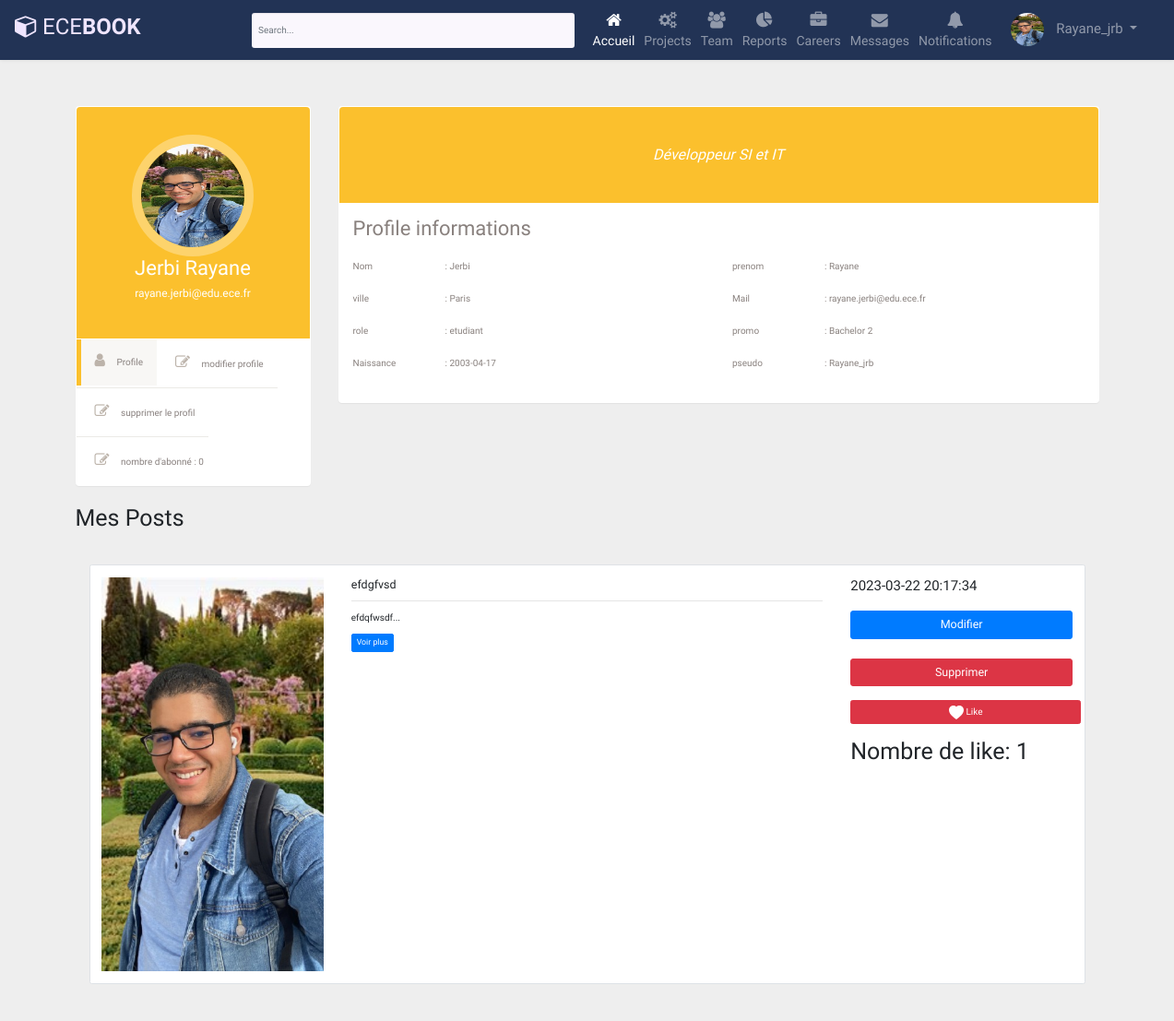
Page /views/profile.php (signed in) on the committed database.
### tables this page shows
CREATE TABLE IF NOT EXISTS `utilisateur` (
  `id_user` int NOT NULL AUTO_INCREMENT,
  `nom` varchar(255) DEFAULT NULL,
  `prenom` varchar(255) DEFAULT NULL,
  `image` varchar(255) NOT NULL,
  `ville` varchar(255) DEFAULT NULL,
  `adressemail` varchar(255) DEFAULT NULL,
  `mdp` varchar(255) DEFAULT NULL,
  `roll` enum('etudiant','professeur','admin') DEFAULT 'etudiant',
  `promo` varchar(255) DEFAULT NULL,
  `datedenaissance` date DEFAULT NULL,
  `description` varchar(255) DEFAULT NULL,
  `pseudo` varchar(255) DEFAULT NULL,
  `code_confirmation` varchar(255) NOT NULL,
  `confirmer` tinyint(1) NOT NULL,
  PRIMARY KEY (`id_user`)
);

CREATE TABLE IF NOT EXISTS `post` (
  `id_post` int NOT NULL AUTO_INCREMENT,
  `message` text,
  `image` varchar(255) DEFAULT NULL,
  `nomcrea` varchar(255) DEFAULT NULL,
  `titre` varchar(255) DEFAULT NULL,
  `id_user` int DEFAULT NULL,
  `pseudo` varchar(255) DEFAULT NULL,
  `publique` tinyint(1) DEFAULT '0',
  `date` timestamp NOT NULL DEFAULT CURRENT_TIMESTAMP,
  PRIMARY KEY (`id_post`),
  KEY `id_user` (`id_user`)
);

### controller/database.php (called while the page is built, shortened)
<?php
class Database{
    private static $dns;
    private static $user;
    private static $password;
    private static $database;
    public function __construct()
    {
        self::$dns = "mysql:host=localhost;dbname=ecebook;port=3306";
        self::$user = "root";
        self::$password = "";
        try {
            self::$database = new PDO(self::$dns, self::$user, self::$password);
            self::$database->setAttribute(PDO::ATTR_ERRMODE, PDO::ERRMODE_EXCEPTION);
        } catch(PDOException $e) {
            echo "Erreur de connexion à la base de données: " . $e->getMessage();
            die();
        }
    }
    public static function getInstance() {
        return self::$database;
    }
public function GetUserById($user_id) {
    $database = self::getInstance();
    $query = "SELECT * FROM utilisateur WHERE id_user = ?";
    $statement = $database->prepare($query);
    $statement->bindParam(1, $user_id, PDO::PARAM_INT);
    $statement->execute();
    $user = $statement->fetch(PDO::FETCH_ASSOC);
    return $user;
}
public function getAllPostsByIduser($id_user) {
    $database = self::getInstance();
    $query = "SELECT * FROM post WHERE id_user=:user_id";
    $statement = $database->prepare($query);
    $statement->bindParam(":user_id", $id_user);
    $statement->execute();
    return $statement->fetchAll();
}
    public function getCountforPostbyIdpost($id_post){
        $database = self::getInstance();
        $query = "SELECT count(*) FROM likes WHERE id_post=:id_post";
        $statement = $database->prepare($query);
        $statement->bindParam(":id_post", $id_post);
        $statement->execute();
        $count = $statement->fetch(PDO::FETCH_NUM);
        return $count[0];
    }
    function userLikesAnnonce($id_user,$id_post){
        $sql = "SELECT * FROM `likes` WHERE `id_user`= ? AND `id_post` = ?";
        $statementCHECK = self::$database->prepare($sql);
        $statementCHECK->execute(array( $id_user, $id_post ));
        if ( sizeof($statementCHECK->fetchAll()) == 0 ) {
            return true;
        }else{
            return false;
        }
    }
public function getSubsByUser2Id($user2_id)
{
    $database = self::getInstance();
    $query = "SELECT * FROM abonnement WHERE user2_id=:user2_id";
    try{
        $statement = $database->prepare($query);
        $statement->bindParam(':user2_id', $user2_id);
        $statement->execute();
        $results = $statement->fetchAll(PDO::FETCH_ASSOC);
        return $results;
    }catch(PDOException $e){
        echo "Error getting the subscribers: " . $e->getMessage();
        die();
    }
}
}

### model/profil.php (called while the page is built, shortened)
<?php
require_once("../controller/database.php");
if(!isset($_SESSION["id_user"])){
    header("Location:../views/connexion.php");
    exit();
} else {
    $db = new Database();
    $nb_abonnement = count($db->getSubsByUser2Id($_SESSION["id_user"]));
}
?>

### views/profile.php (the view, shortened to what this page needs)
<?php
require_once("../model/profil.php");
?>
<!DOCTYPE html>
<html lang="en">
<head>
    <link rel="stylesheet" href="../style/profile.css">
    <link rel="stylesheet" href="https://maxcdn.bootstrapcdn.com/bootstrap/3.3.7/css/bootstrap.min.css">
</head>
<body>
    <?php require("../model/navbar.php") ?>
<div class="container bootstrap snippets bootdey">
<div class="row">
  <div class="profile-nav col-md-3">
      <div class="panel">
          <div class="user-heading round">
              <a href="#">
                  <img src="../uploads/<?= $user["image"]  ?>" alt="">
              </a>
              <h1><?=  $user["nom"] . " " . $user["prenom"] ?></h1>
              <p><?=  $user["adressemail"] ?></p>
          </div>
          <ul class="nav nav-pills nav-stacked">
              <li class="active"><a href="#"> <i class="fa fa-user"></i> Profile</a></li>
              <li><a href="../views/updateUser.php"> <i class="fa fa-edit"></i> modifier profile</a></li>
              <li><a href="../model/deleteUser.php"> <i class="fa fa-edit"></i> supprimer le profil</a></li>
              <li><a href="#"> <i class="fa fa-edit"></i> nombre d'abonné : <?php echo $nb_abonnement ?></a></li>
          </ul>
      </div>
  </div>
  <div class="profile-info col-md-9">
        <div class="panel">
            <div class="bio-graph-heading">
                <?=  $user["description"] ?>
            </div>
            <div class="panel-body bio-graph-info">
                <h1>Profile informations </h1>
                <div class="row">
                    <div class="bio-row">
                        <p><span>Nom </span>: <?= $user["nom"]  ?></p>
                    </div>
                    <div class="bio-row">
                        <p><span>prenom </span>: <?=  $user["prenom"] ?></p>
                    </div>
                    <div class="bio-row">
                        <p><span>ville </span>: <?= $user["ville"]  ?></p>
                    </div>
                    <div class="bio-row">
                        <p><span>Mail</span>: <?= $user["adressemail"] ?></p>
                    </div>
                    <div class="bio-row">
                        <p><span>role </span>: <?=  $user["roll"] ?> </p>
                    </div>
                    <div class="bio-row">
                        <p><span>promo </span>: <?=  $user["promo"] ?></p>
                    </div>
                    <div class="bio-row">
                        <p><span>Naissance </span>: <?= $user["datedenaissance"] ?></p>
                    </div>
                    <div class="bio-row">
                        <p><span>pseudo </span>: <?=  $user["pseudo"] ?></p>
                    </div>
                </div>
            </div>
        </div>
    </div>
    </div>
    <h1>Mes Posts</h1>
    <?php
    $posts=$db->getAllPostsByIduser($user["id_user"]);
    foreach($posts as $post) :
        ?>
<section style="background-color: #eee;">
  <div class="container py-5">
    <div class="row justify-content-center mb-3">
      <div class="col-md-12 col-xl-15">
        <div class="card shadow-0 border rounded-3">
          <div class="card-body">
            <div class="row">
              <div class="col-md-12 col-lg-3 col-xl-3 mb-4 mb-lg-0">
                <div class="bg-image hover-zoom ripple rounded ripple-surface">
                  <img  src="../uploads/<?= $user["image"]  ?>"
                    class="w-100" />
                </div>
              </div>
              <div class="col-md-6 col-lg-6 col-xl-6">
                <h5><?= $post["titre"] ?></h5>
              <hr>
              <p class="preview"><?= nl2br(substr($post["message"], 0, 100)) ?>...</p>
  <button class="btn btn-primary btn-sm toggle-preview">Voir plus</button>
              </div>
              <div class="col-md-6 col-lg-3 col-xl-3 border-sm-start-none border-start">
                <div class="d-flex flex-row align-items-center mb-1">
                  <h4 class="mb-1 me-1"><?=  $post["date"] ?></h4>
                </div>
                <div class="d-flex flex-column mt-4">
                  <a class="btn btn-primary btn-lg"  href="./modifPostByUser.php?post_id=<?=  intval($post['id_post']) ; ?>&user_id=<?= intval($post['id_user']) ; ?>"> <i class="bi bi-trash"></i> Modifier</a>
                  <a class="btn btn-lg btn-square btn-danger text-danger-hover"   href="../model/deletePost.php?post_id=<?php echo intval($post['id_post']); ?>&user_id=<?php echo intval($post['id_user']); ?>"><i class="bi bi-trash"></i> Supprimer</a><br>
                  <?php
                            if ( $db->userLikesAnnonce($_SESSION['id_user'],$post["id_post"]) == true ) {
                                echo '
                                <a href="../model/addLikeUser.php?user_id='.$_SESSION['id_user'].'&post_id='.$post["id_post"].'" style="width: 250px" class="btn btn-danger mx-auto" style="width: 250px">
                                    <svg xmlns="http://www.w3.org/2000/svg" width="16" height="16" fill="currentColor" class="bi bi-heart-fill" viewBox="0 0 16 16">
                                    <path fill-rule="evenodd" d="M8 1.314C12.438-3.248 23.534 4.735 8 15-7.534 4.736 3.562-3.248 8 1.314z"/>
                                    </svg> Like
                                </a> &nbsp;&nbsp;&nbsp;
                                ';
                            }
                            ?>
                            <h1>Nombre de like:
                                <?php
                                $nombre = $db->getCountforPostbyIdpost($post["id_post"]);
                                echo "$nombre";
                                ?>
                            </h1>
                </div>
              </div>
            </div>
          </div>
        </div>
      </div>
    </div>
  </div>
</section>
<?php endforeach ; ?>
</body>
</html>

### model/navbar.php (shortened to what this page needs)
<?php
require_once("../controller/database.php");
if(isset($_SESSION["id_user"])){
	$db = new Database();
	$user = $db->GetUserById($_SESSION["id_user"]);
}
?>
<!DOCTYPE html>
<html lang="en">
<head>
<link rel="stylesheet" href="https://stackpath.bootstrapcdn.com/bootstrap/4.5.0/css/bootstrap.min.css">
<link rel="stylesheet" href="https://maxcdn.bootstrapcdn.com/font-awesome/4.7.0/css/font-awesome.min.css">
<link rel="stylesheet" href="../style/navbar.css">
</head>
<body>
<nav class="navbar navbar-expand-xl navbar-dark bg-dark">
	<a href="#" class="navbar-brand"><i class="fa fa-cube"></i>ECE<b>BOOK</b></a>
	<div id="navbarCollapse" class="collapse navbar-collapse justify-content-start">
		<?php if(isset($_SESSION["id_user"])) : ?>
		<form class="navbar-form form-inline">
			<div class="input-group search-box">
				<input type="text" class="form-control" id="live_search" autocomplete="off"
            		placeholder="Search...">
			</div>
		</form>
		<?php endif ; ?>
		<?php if(isset($_SESSION["id_user"])) : ?>
		<div class="navbar-nav ml-auto">
			<a href="../views/index2.php" class="nav-item nav-link active"><i class="fa fa-home"></i><span>Accueil</span></a>
			<a href="#" class="nav-item nav-link"><i class="fa fa-gears"></i><span>Projects</span></a>
			<a href="#" class="nav-item nav-link"><i class="fa fa-users"></i><span>Team</span></a>
			<a href="#" class="nav-item nav-link"><i class="fa fa-pie-chart"></i><span>Reports</span></a>
			<a href="#" class="nav-item nav-link"><i class="fa fa-briefcase"></i><span>Careers</span></a>
			<a href="#" class="nav-item nav-link"><i class="fa fa-envelope"></i><span>Messages</span></a>
			<a href="#" class="nav-item nav-link"><i class="fa fa-bell"></i><span>Notifications</span></a>
			<div class="nav-item dropdown">
				<a href="#" data-toggle="dropdown" class="nav-item nav-link dropdown-toggle user-action">
				<img src="../uploads/<?=  $user["image"] ?>" class="avatar" alt="Avatar"> <?=  $user["pseudo"] ?> </a>
			</div>
		</div>
        <?php endif ; ?>
	</div>
</nav>
</body>
</html>

### style/profile.css (style rules this page uses)
body { color: #797979; background: #f1f2f7; font-family: 'Open Sans', sans-serif; padding: 0px !important; margin: 0px !important; font-size: 13px; text-rendering: optimizeLegibility; -webkit-font-smoothing: antialiased; -moz-font-smoothing: antialiased; }
.profile-nav, .profile-info { margin-top: 30px; }
.profile-nav .user-heading { background: #fbc02d; color: #fff; border-radius: 4px 4px 0 0; -webkit-border-radius: 4px 4px 0 0; padding: 30px; text-align: center; }
.profile-nav .user-heading.round a { border-radius: 50%; -webkit-border-radius: 50%; border: 10px solid rgba(255, 255, 255, 0.3); display: inline-block; }
.profile-nav .user-heading a img { width: 112px; height: 112px; border-radius: 50%; -webkit-border-radius: 50%; }
.profile-nav .user-heading h1 { font-size: 22px; font-weight: 300; margin-bottom: 5px; }
.profile-nav .user-heading p { font-size: 12px; }
.profile-nav ul { margin-top: 1px; }
.profile-nav ul>li { border-bottom: 1px solid #ebeae6; margin-top: 0; line-height: 30px; }
.profile-nav ul>li:last-child { border-bottom: none; }
.profile-nav ul>li>a { border-radius: 0; -webkit-border-radius: 0; color: #89817f; border-left: 5px solid #fff; }
.profile-nav ul>li>a:hover, .profile-nav ul>li>a:focus, .profile-nav ul li.active a { background: #f8f7f5 !important; border-left: 5px solid #fbc02d; color: #89817f !important; }
.profile-nav ul>li:last-child>a:last-child { border-radius: 0 0 4px 4px; -webkit-border-radius: 0 0 4px 4px; }
.profile-nav ul>li>a>i { font-size: 16px; padding-right: 10px; color: #bcb3aa; }
.bio-graph-heading { background: #fbc02d; color: #fff; text-align: center; font-style: italic; padding: 40px 110px; border-radius: 4px 4px 0 0; -webkit-border-radius: 4px 4px 0 0; font-size: 16px; font-weight: 300; }
.bio-graph-info { color: #89817e; }
.bio-graph-info h1 { font-size: 22px; font-weight: 300; margin: 0 0 20px; }
.bio-row { width: 50%; float: left; margin-bottom: 10px; padding: 0 15px; }
.bio-row p span { width: 100px; display: inline-block; }

### style/navbar.css (style rules this page uses)
body { background: #eeeeee; font-family: 'Varela Round', sans-serif; }
.navbar { color: #fff; background: #223355 !important; padding: 5px 16px; border-radius: 0; border: none; box-shadow: 0 0 4px rgba(0, 0, 0, .1); }
.navbar img { border-radius: 50%; width: 36px; height: 36px; margin-right: 10px; }
.navbar .navbar-brand { color: #efe5ff; padding-left: 0; padding-right: 50px; font-size: 24px; }
.navbar .navbar-brand i { font-size: 25px; margin-right: 5px; }
.search-box { position: relative; }
.search-box input { padding-right: 35px; min-height: 38px; border: none; background: #faf7fd; border-radius: 3px !important; }
.navbar .nav-item i { font-size: 18px; }
.navbar .nav-item span { position: relative; top: 3px; }
.navbar .navbar-nav>a { color: #efe5ff; padding: 8px 15px; font-size: 14px; }
.navbar .navbar-nav>a>i { display: block; text-align: center; }
.navbar .navbar-nav .user-action { padding: 9px 15px; font-size: 15px; }
@media (min-width: 1200px) { .form-inline .input-group { width: 350px; margin-left: 30px; } }

### rows in the picture
utilisateur: image (picture), pseudo "Rayane_jrb", nom "Jerbi", prenom "Rayane", adressemail "rayane.jerbi@edu.ece.fr", description "Développeur SI et IT", ville "Paris", roll "etudiant", promo "Bachelor 2", datedenaissance "2003-04-17"
post: id_user.image (picture), titre "efdgfvsd", message "efdqfwsdf", date "2023-03-22 20:17:34", nombre "1"

### other values in the picture
$nb_abonnement "0"
